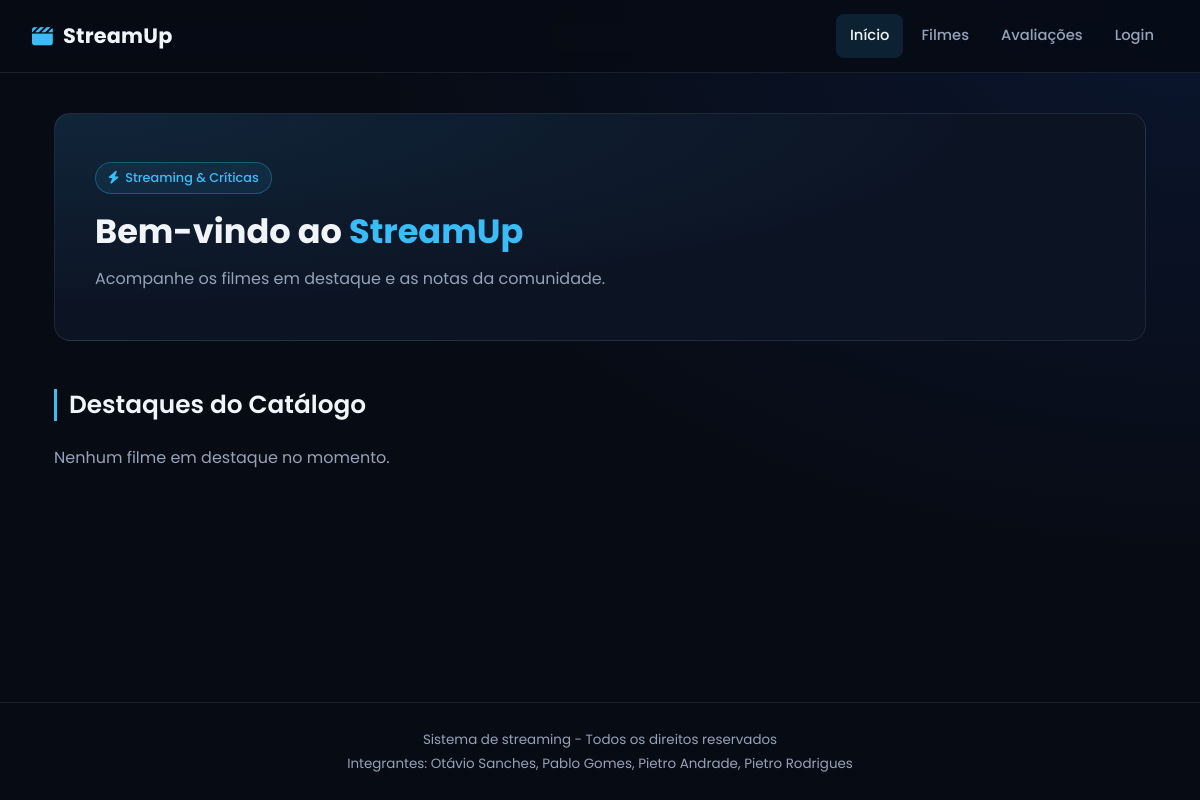
/, run on an earlier commit of the app's database.
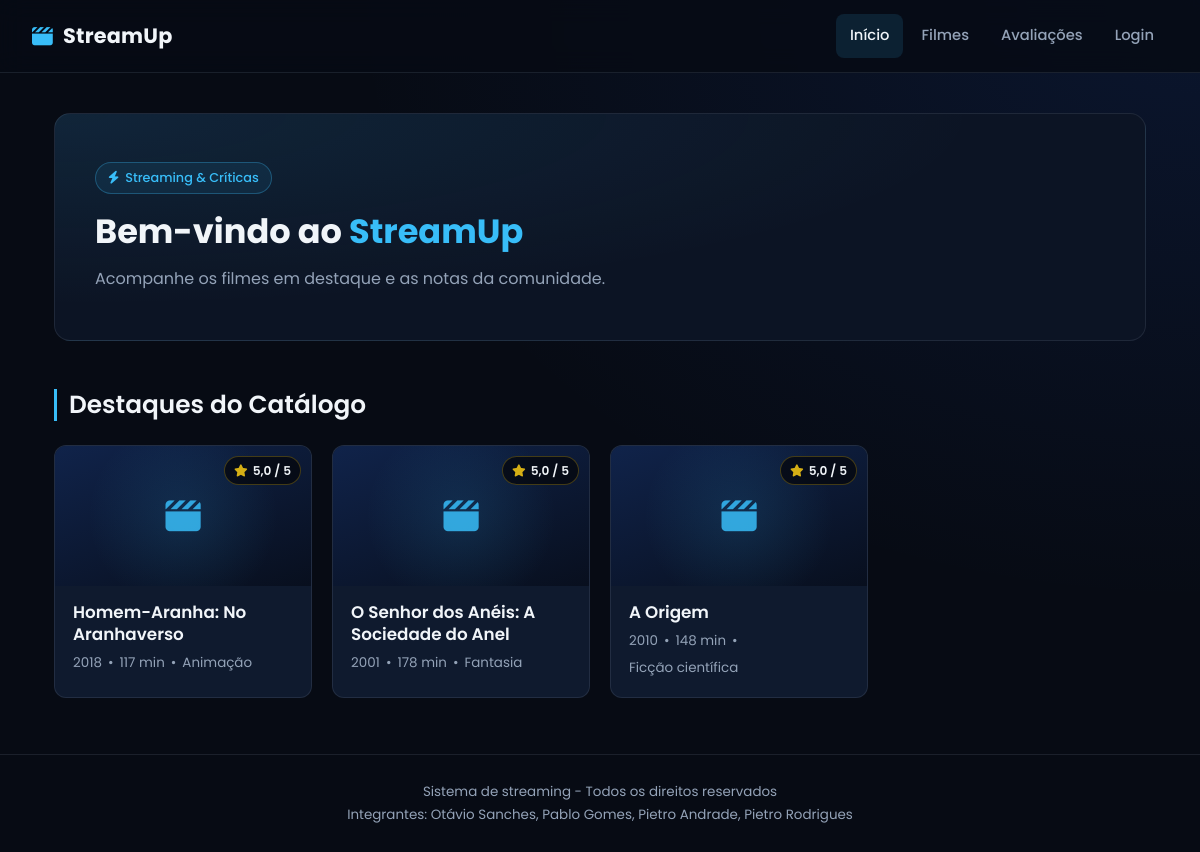
And on a later commit of the database.
### tables this page shows
CREATE TABLE `filmes` (
  `id` int(11) NOT NULL,
  `titulo` varchar(150) NOT NULL,
  `sinopse` text NOT NULL,
  `ano_lancamento` year(4) NOT NULL,
  `avaliacao` decimal(3,2) NOT NULL,
  `duracao_minutos` int(11) NOT NULL,
  `genero` varchar(50) NOT NULL
);

### index.php (the view)
<?php
require __DIR__ . '/conexao.php';
require __DIR__ . '/cabecalho.php';
$sql_destaques = "SELECT
                    f.id, f.titulo, f.sinopse, f.ano_lancamento, f.duracao_minutos, f.genero,
                    COALESCE(ROUND(AVG(a.Score), 1), f.avaliacao) AS nota_final
                  FROM filmes f
                  LEFT JOIN avaliacoes a ON a.filme_id = f.id
                  GROUP BY f.id
                  ORDER BY nota_final DESC, f.id DESC
                  LIMIT 3";
$res_destaques = mysqli_query($conexao, $sql_destaques);
?>
<main>
    <section class="hero-home">
        <span class="hero-tag"><i class="fa-solid fa-bolt" aria-hidden="true"></i> Streaming & Críticas</span>
        <h1>Bem-vindo ao <span>StreamUp</span></h1>
        <p>Acompanhe os filmes em destaque e as notas da comunidade.</p>
    </section>
    <section class="destaques-home">
        <h2>Destaques do Catálogo</h2>
        <?php if ($res_destaques && mysqli_num_rows($res_destaques) > 0) { ?>
            <div class="filmes-grid">
                <?php while ($filme = mysqli_fetch_assoc($res_destaques)) { ?>
                    <article class="filme-card">
                        <div class="filme-thumb">
                            <i class="fa-solid fa-clapperboard" aria-hidden="true"></i>
                            <span class="badge-nota">
                                <i class="fa-solid fa-star" aria-hidden="true"></i> <?php echo number_format((float) $filme['nota_final'], 1, ',', '.'); ?> / 5
                            </span>
                        </div>
                        <div class="filme-corpo">
                            <h3><?php echo htmlspecialchars($filme['titulo']); ?></h3>
                            <div class="filme-meta">
                                <span><?php echo htmlspecialchars($filme['ano_lancamento']); ?></span>
                                <span>•</span>
                                <span><?php echo (int) $filme['duracao_minutos']; ?> min</span>
                                <span>•</span>
                                <span><?php echo htmlspecialchars($filme['genero']); ?></span>
                            </div>
                        </div>
                    </article>
                <?php } ?>
            </div>
        <?php } else { ?>
            <p>Nenhum filme em destaque no momento.</p>
        <?php } ?>
    </section>
</main>
<?php require __DIR__ . '/rodape.php'; ?>

### cabecalho.php (shortened to what this page needs)
<?php
$base_url = '/StreamingDeFilmes_PHP/';
$esta_logado = isset($_SESSION['usuario_id']);
$pagina_atual = $_SERVER['SCRIPT_NAME'];
function link_ativo($trecho)
{
    global $pagina_atual;
    return str_contains($pagina_atual, $trecho) ? ' class="ativo" aria-current="page"' : '';
}
?>
<!DOCTYPE html>
<html lang="pt-BR">
<head>
    <link rel="stylesheet" href="https://cdnjs.cloudflare.com/ajax/libs/font-awesome/6.5.1/css/all.min.css">
    <link rel="stylesheet" href="<?php echo $base_url; ?>css/style.css">
</head>
<body>
    <header class="header">
        <div class="logo">
            <i class="fa-solid fa-clapperboard" aria-hidden="true"></i>
            StreamUp
        </div>
        <nav class="nav" id="menu-principal" aria-label="Principal">
            <a href="<?php echo $base_url; ?>index.php"<?php echo link_ativo('/index.php'); ?>>Início</a>
            <a href="<?php echo $base_url; ?>filmes/listar.php"<?php echo link_ativo('/filmes/'); ?>>Filmes</a>
            <?php if ($esta_logado) { ?>
                <a href="<?php echo $base_url; ?>avaliacoes/listar.php"<?php echo link_ativo('/avaliacoes/listar.php'); ?>>Avaliações</a>
                <a href="<?php echo $base_url; ?>avaliacoes/avaliar.php"<?php echo link_ativo('/avaliacoes/avaliar.php'); ?>>Avaliar</a>
                <a href="<?php echo $base_url; ?>logout.php">Sair</a>
            <?php } else { ?>
                <a href="<?php echo $base_url; ?>login.php?aviso=login_necessario">Avaliações</a>
                <a href="<?php echo $base_url; ?>login.php"<?php echo link_ativo('/login.php'); ?>>Login</a>
            <?php } ?>
        </nav>
    </header>

### rodape.php
    <footer>
        <p>Sistema de streaming - Todos os direitos reservados</p>
        <p>Integrantes: Otávio Sanches, Pablo Gomes, Pietro Andrade, Pietro Rodrigues</p>
    </footer>
</body>
</html>

### css/style.css (style rules this page uses)
:root { --bg: #070b14; --bg-elevado: #0c1424; --card: #0f1a2e; --card-hover: #13213a; --input: #08101d; --borda: rgba(148, 163, 184, 0.14); --borda-forte: rgba(56, 189, 248, 0.32); --texto: #f1f5f9; --texto-suave: #cbd5e1; --texto-mudo: #94a3b8; --azul: #2563eb; --azul-claro: #1d4ed8; --ciano: #38bdf8; --amarelo: #facc15; --verde: #34d399; --vermelho: #f87171; --raio-sm: 8px; --raio: 12px; --raio-lg: 16px; --sombra: 0 10px 30px rgba(0, 0, 0, 0.45); --sombra-hover: 0 14px 36px rgba(0, 0, 0, 0.55); --transicao: 0.2s ease; }
* { box-sizing: border-box; }
body { margin: 0; min-height: 100vh; display: flex; flex-direction: column; font-family: 'Poppins', 'Segoe UI', system-ui, sans-serif; line-height: 1.6; color: var(--texto); background: radial-gradient(ellipse at top right, rgba(37, 99, 235, 0.12), transparent 50%), var(--bg); -webkit-font-smoothing: antialiased; }
h1, h2, h3, h4 { margin: 0; line-height: 1.3; }
a { color: var(--ciano); }
.header { position: sticky; top: 0; z-index: 100; display: flex; justify-content: space-between; align-items: center; padding: 14px 32px; background: rgba(7, 11, 20, 0.85); backdrop-filter: blur(12px); border-bottom: 1px solid var(--borda); }
.logo { display: flex; align-items: center; gap: 10px; font-size: 1.3rem; font-weight: 700; letter-spacing: 0.2px; }
.logo i { color: var(--ciano); }
.nav { display: flex; align-items: center; gap: 4px; }
.nav a { padding: 8px 14px; border-radius: var(--raio-sm); color: var(--texto-mudo); font-size: 0.92rem; font-weight: 500; text-decoration: none; transition: color var(--transicao), background-color var(--transicao); }
.nav a.ativo { color: var(--texto); background: rgba(56, 189, 248, 0.12); }
main { flex: 1; width: 100%; max-width: 1140px; margin: 0 auto; padding: 40px 24px 56px; }
main h1, main h2 { margin-bottom: 24px; padding-left: 12px; border-left: 3px solid var(--ciano); font-size: 1.55rem; font-weight: 600; }
main p { color: var(--texto-mudo); }
.nav a, .menu-toggle, main > a, .btn-novo-acao, form button, .btn-ver-mais, .modal-acoes a, .modal-acoes button, .btn-excluir-card, .btn-cancelar-acao { min-height: 44px; }
.nav a, .modal-acoes a, .btn-cancelar-acao { display: inline-flex; align-items: center; }
.hero-home { margin-bottom: 48px; padding: 48px 40px; border: 1px solid var(--borda); border-radius: var(--raio-lg); background: radial-gradient(ellipse at top left, rgba(56, 189, 248, 0.1), transparent 60%), var(--bg-elevado); }
.hero-tag { display: inline-flex; align-items: center; gap: 6px; margin-bottom: 16px; padding: 5px 12px; border: 1px solid rgba(56, 189, 248, 0.3); border-radius: 999px; background: rgba(56, 189, 248, 0.08); color: var(--ciano); font-size: 0.8rem; font-weight: 500; }
.hero-home h1 { margin-bottom: 12px; padding-left: 0; border-left: none; font-size: 2.1rem; font-weight: 700; }
.hero-home h1 span { color: var(--ciano); }
.hero-home p { max-width: 560px; margin: 0; font-size: 1rem; }
.filmes-grid { display: grid; grid-template-columns: repeat(auto-fill, minmax(250px, 1fr)); gap: 20px; }
.filme-card { display: flex; flex-direction: column; overflow: hidden; border: 1px solid var(--borda); border-radius: var(--raio); background: var(--card); transition: transform var(--transicao), border-color var(--transicao), box-shadow var(--transicao), background-color var(--transicao); }
.filme-thumb { position: relative; display: flex; align-items: center; justify-content: center; height: 140px; background: radial-gradient(circle at center, rgba(56, 189, 248, 0.12), transparent 65%), linear-gradient(160deg, #10234a, #080f1e); color: var(--ciano); font-size: 2.2rem; }
.filme-thumb i { opacity: 0.85; }
.badge-nota { position: absolute; top: 10px; right: 10px; display: inline-flex; align-items: center; gap: 5px; padding: 4px 9px; border: 1px solid rgba(250, 204, 21, 0.25); border-radius: 999px; background: rgba(5, 8, 15, 0.8); color: var(--texto); font-size: 0.76rem; font-weight: 600; }
.badge-nota i { color: var(--amarelo); }
.filme-corpo { display: flex; flex: 1; flex-direction: column; gap: 6px; padding: 16px 18px 18px; }
.filme-corpo h3 { font-size: 1.05rem; font-weight: 600; }
.filme-meta { display: flex; flex-wrap: wrap; gap: 6px; color: var(--texto-mudo); font-size: 0.84rem; }
footer { padding: 24px 16px; border-top: 1px solid var(--borda); color: var(--texto-mudo); font-size: 0.84rem; text-align: center; }
footer p { margin: 2px 0; }

What changed in the data, as far as the page shows it:
added filmes: nota_final "5,0", titulo "Homem-Aranha: No Aranhaverso", ano_lancamento "2018", duracao_minutos "117", genero "Animação"
added filmes: nota_final "5,0", titulo "O Senhor dos Anéis: A Sociedade do Anel", ano_lancamento "2001", duracao_minutos "178", genero "Fantasia"
added filmes: nota_final "5,0", titulo "A Origem", ano_lancamento "2010", duracao_minutos "148", genero "Ficção científica"
Also different on the page:
text no longer shown: "Nenhum filme em destaque no momento."
